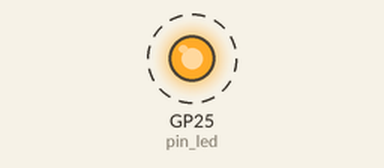
A program run on a simulated Raspberry Pi Pico running MicroPython. Shown: output pins drawn as LEDs (lit = HIGH). Dashed ring = blinking.

Above: at 0.05 s.
Timing chart, 0 to 3.0 s (numbered marks = the images above):
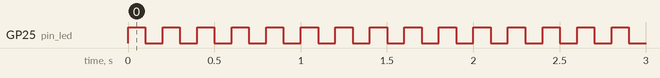

The program:

pin.py
```python
from machine import Pin
import utime

PIN_HIGH = 1
PIN_LOW = 0

pin_led = Pin(25, Pin.OUT)

while True:
    pin_led.value(PIN_HIGH)
    utime.sleep(0.1)
    pin_led.value(PIN_LOW)
    utime.sleep(0.1)
```

Measured:
- by itself, GP25 (pin_led): alternates HIGH for 0.10 s and LOW for 0.10 s
